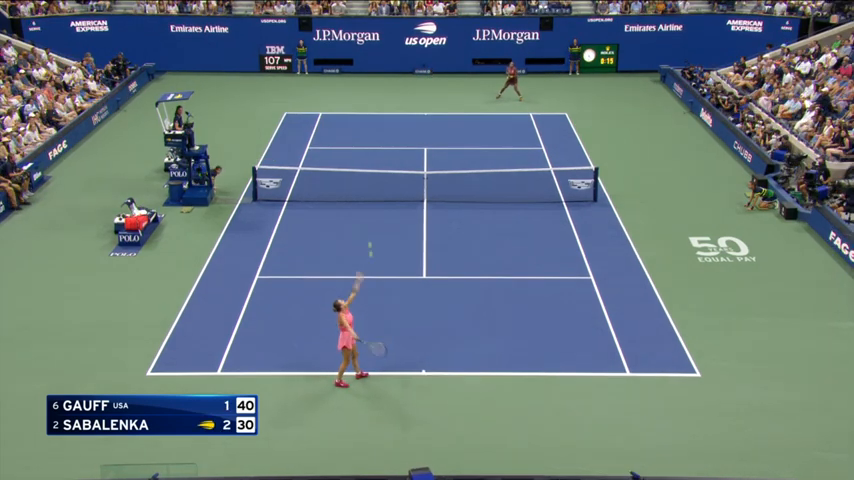
#> input picture frame 23 of data/tennis.mp4, 854 x 480 px
$ python tennis_analysis.py
#> lines starting #> are read from the running program, lines starting #| are printed output that depends on the picture; after the words box and inside, x2 and y2 are one past the last pixel; in counts of white or black regions, pixels touching at a corner belong together
import cv2
import numpy as np
import time
import math

VIDEO_PATH = "data/tennis.mp4"
VIDEO_WIDTH = 1280
VIDEO_HEIGHT = 720
VIDEO_FPS = 60

BLUE_COURT_HSV_LOWER = np.array([90, 20, 20])
BLUE_COURT_HSV_UPPER = np.array([140, 255, 255])
COURT_LINE_MIN_LENGTH = 50
COURT_LINE_MAX_GAP = 10
CANNY_THRESH_LOW = 50
CANNY_THRESH_HIGH = 150

SOURCE_POINTS = np.array([[419, 219], [863, 222], [1035, 575], [241, 570]], dtype=np.float32)

PLAYER_MIN_AREA = 800
PLAYER_MAX_AREA = 20000
PLAYER_MIN_ASPECT_RATIO = 1.2
PLAYER_MAX_ASPECT_RATIO = 4.5
PLAYER_MIN_SOLIDITY = 0.6
PLAYER_MIN_Y = 200
PLAYER_MAX_Y = 650
PLAYER_MIN_X = 100
PLAYER_MAX_X = 1180
MOG2_HISTORY = 500
MOG2_VAR_THRESHOLD = 16

BALL_HSV_LOWER = np.array([49, 31, 111])
BALL_HSV_UPPER = np.array([122, 127, 234])
BALL_MIN_AREA = 10
BALL_MAX_AREA = 300
BALL_MIN_CIRCULARITY = 0.4
BALL_MAX_SPEED = 150
BALL_SEARCH_WINDOW_MULTIPLIER = 1.5
BALL_MORPH_KERNEL_SIZE = 5

SKETCH_WIDTH = 400
SKETCH_HEIGHT = 600
COURT_SKETCH_COLOR = (180, 130, 70)

DESTINATION_POINTS = np.array([[100, 100], [300, 100], [300, 500], [100, 500]], dtype=np.float32)

SKETCH_LINES = [
    (DESTINATION_POINTS[0], DESTINATION_POINTS[1]),
    (DESTINATION_POINTS[1], DESTINATION_POINTS[2]),
    (DESTINATION_POINTS[2], DESTINATION_POINTS[3]),
    (DESTINATION_POINTS[3], DESTINATION_POINTS[0]),
    (np.array([DESTINATION_POINTS[0][0], DESTINATION_POINTS[0][1] + (DESTINATION_POINTS[3][1] - DESTINATION_POINTS[0][1]) * (1/3)], dtype=np.float32), np.array([DESTINATION_POINTS[1][0], DESTINATION_POINTS[1][1] + (DESTINATION_POINTS[2][1] - DESTINATION_POINTS[1][1]) * (1/3)], dtype=np.float32)),
    (np.array([DESTINATION_POINTS[0][0], DESTINATION_POINTS[0][1] + (DESTINATION_POINTS[3][1] - DESTINATION_POINTS[0][1]) * (2/3)], dtype=np.float32), np.array([DESTINATION_POINTS[1][0], DESTINATION_POINTS[1][1] + (DESTINATION_POINTS[2][1] - DESTINATION_POINTS[1][1]) * (2/3)], dtype=np.float32)),
    (np.array([DESTINATION_POINTS[0][0] + (DESTINATION_POINTS[1][0] - DESTINATION_POINTS[0][0]) / 2, DESTINATION_POINTS[0][1]], dtype=np.float32), np.array([DESTINATION_POINTS[3][0] + (DESTINATION_POINTS[2][0] - DESTINATION_POINTS[3][0]) / 2, DESTINATION_POINTS[3][1]], dtype=np.float32)),
    (np.array([DESTINATION_POINTS[0][0], DESTINATION_POINTS[0][1] + (DESTINATION_POINTS[3][1] - DESTINATION_POINTS[0][1]) / 2], dtype=np.float32), np.array([DESTINATION_POINTS[1][0], DESTINATION_POINTS[1][1] + (DESTINATION_POINTS[2][1] - DESTINATION_POINTS[1][1]) / 2], dtype=np.float32))
]

RALLY_END_FRAME_DIFF = 120
SHOT_CHANGE_DIRECTION_FRAME_DIFF = 30
NET_TO_BASELINE_METERS = 11.89
COURT_HALF_WIDTH_METERS = 8.23
COURT_ZONE_X_DIVISIONS = [100, 100 + (300-100)//3, 300 - (300-100)//3, 300]
COURT_ZONE_NAMES = ["Zone_1", "Zone_2", "Zone_3"]

class TennisAnalyzer:
    def __init__(self):
        self.cap = None
        self.out_main = None
        self.out_sketch = None
        self.bg_subtractor = cv2.createBackgroundSubtractorMOG2(history=MOG2_HISTORY, varThreshold=MOG2_VAR_THRESHOLD, detectShadows=False)
        self.homography_matrix = None
        self.kalman_filter = self.create_kalman_filter()
        self.last_ball_pos = None
        self.ball_positions = []
        self.player_trackers = []
        self.frame_count = 0
        self.rally_count = 0
        self.ball_direction_changes = 0
        self.ball_last_y_direction = None
        self.ball_last_detected_frame = 0
        self.zone_hits = {zone: 0 for zone in COURT_ZONE_NAMES}
        self.serve_speeds = []

    def create_kalman_filter(self):
        kalman = cv2.KalmanFilter(4, 2)
        kalman.measurementMatrix = np.array([[1, 0, 0, 0], [0, 1, 0, 0]], np.float32)
        kalman.transitionMatrix = np.array([[1, 0, 1, 0], [0, 1, 0, 1], [0, 0, 1, 0], [0, 0, 0, 1]], np.float32)
        kalman.processNoiseCov = 0.03 * np.eye(4, dtype=np.float32)
        kalman.measurementNoiseCov = 0.1 * np.eye(2, dtype=np.float32)
        kalman.errorCovPost = 0.1 * np.eye(4, dtype=np.float32)
        return kalman

    def detect_court_lines(self, frame):
        gray = cv2.cvtColor(frame, cv2.COLOR_BGR2GRAY)
        blurred = cv2.GaussianBlur(gray, (5, 5), 0)
        edges = cv2.Canny(blurred, CANNY_THRESH_LOW, CANNY_THRESH_HIGH)
        dilated = cv2.dilate(edges, np.ones((3, 3), np.uint8), iterations=1)

        lines = cv2.HoughLinesP(dilated, 1, np.pi/180, threshold=100, minLineLength=COURT_LINE_MIN_LENGTH, maxLineGap=COURT_LINE_MAX_GAP)

        if lines is not None and len(lines) > 4:
            try:
                self.homography_matrix = cv2.findHomography(SOURCE_POINTS, DESTINATION_POINTS)[0]
                return True
            except:
                return False
        return False

    def detect_players(self, frame):
        fg_mask = self.bg_subtractor.apply(frame)
        kernel = cv2.getStructuringElement(cv2.MORPH_ELLIPSE, (5, 5))
        fg_mask = cv2.morphologyEx(fg_mask, cv2.MORPH_OPEN, kernel)
        fg_mask = cv2.morphologyEx(fg_mask, cv2.MORPH_CLOSE, kernel)

        _, binary_image = cv2.threshold(fg_mask, 0, 255, cv2.THRESH_BINARY + cv2.THRESH_OTSU)
        kernel = np.ones((5, 5), np.uint8)
        binary_image = cv2.morphologyEx(binary_image, cv2.MORPH_CLOSE, kernel)

        _, labels, stats, _ = cv2.connectedComponentsWithStats(binary_image, connectivity=4)

        valid_players = []
        for i in range(1, len(stats)):
            x, y, w, h, area = stats[i]

            if area < PLAYER_MIN_AREA or area > PLAYER_MAX_AREA:
                continue

            if x < PLAYER_MIN_X or x + w > PLAYER_MAX_X or y < PLAYER_MIN_Y or y + h > PLAYER_MAX_Y:
                continue

            aspect_ratio = h / w if w > 0 else 0
            if aspect_ratio < PLAYER_MIN_ASPECT_RATIO or aspect_ratio > PLAYER_MAX_ASPECT_RATIO:
                continue

            w = max(w, 25)
            h = max(h, 40)
            valid_players.append((x, y, w, h, area))

        valid_players.sort(key=lambda x: x[4], reverse=True)

        final_players = []
        for i, player in enumerate(valid_players[:2]):
            if i == 1 and len(final_players) > 0:
                x1, y1, w1, h1 = final_players[0][:4]
                x2, y2, w2, h2 = player[:4]
                dist = np.sqrt(((x1+w1//2) - (x2+w2//2))**2 + ((y1+h1//2) - (y2+h2//2))**2)
                if dist < 150:
                    continue
            final_players.append(player)

        return final_players[:2]

    def detect_ball(self, frame, search_window=None):
        hsv = cv2.cvtColor(frame, cv2.COLOR_BGR2HSV)
        mask = cv2.inRange(hsv, BALL_HSV_LOWER, BALL_HSV_UPPER)

        if search_window:
            window_mask = np.zeros_like(mask)
            x, y, w, h = search_window
            window_mask[y:y+h, x:x+w] = 255
            mask = cv2.bitwise_and(mask, window_mask)

        kernel = np.ones((BALL_MORPH_KERNEL_SIZE, BALL_MORPH_KERNEL_SIZE), np.uint8)
        mask = cv2.morphologyEx(mask, cv2.MORPH_OPEN, kernel)

        contours, _ = cv2.findContours(mask, cv2.RETR_EXTERNAL, cv2.CHAIN_APPROX_SIMPLE)

        best_ball = None
        best_score = 0

        for contour in contours:
            area = cv2.contourArea(contour)
            if area < BALL_MIN_AREA or area > BALL_MAX_AREA:
                continue

            perimeter = cv2.arcLength(contour, True)
            if perimeter == 0:
                continue

            circularity = 4 * np.pi * area / (perimeter * perimeter)
            if circularity < BALL_MIN_CIRCULARITY:
                continue

            x, y, w, h = cv2.boundingRect(contour)
            center_x, center_y = x + w//2, y + h//2

            if self.last_ball_pos:
                distance = np.sqrt((center_x - self.last_ball_pos[0])**2 + (center_y - self.last_ball_pos[1])**2)
                if distance > BALL_MAX_SPEED:
                    continue

            score = circularity * area
            if score > best_score:
                best_score = score
                best_ball = (center_x, center_y)

        return best_ball

    def track_ball(self, frame):
        search_window = None
        if self.last_ball_pos:
            x, y = self.last_ball_pos
            window_size = int(BALL_MAX_SPEED * BALL_SEARCH_WINDOW_MULTIPLIER)
            search_window = (max(0, x - window_size//2), max(0, y - window_size//2),
                           min(VIDEO_WIDTH, window_size), min(VIDEO_HEIGHT, window_size))

        ball_pos = self.detect_ball(frame, search_window)

        if not ball_pos and self.last_ball_pos:
            ball_pos = self.detect_ball(frame)

        if ball_pos:
            self.kalman_filter.correct(np.array([[np.float32(ball_pos[0])], [np.float32(ball_pos[1])]]))
            self.last_ball_pos = ball_pos
            self.ball_last_detected_frame = self.frame_count
            self.ball_positions.append((ball_pos, self.frame_count))

            if len(self.ball_positions) >= 2:
                curr_y = ball_pos[1]
                prev_y = self.ball_positions[-2][0][1]
                curr_direction = 1 if curr_y > prev_y else -1

                if self.ball_last_y_direction is not None and curr_direction != self.ball_last_y_direction:
                    if self.frame_count - self.ball_positions[-2][1] >= SHOT_CHANGE_DIRECTION_FRAME_DIFF:
                        self.ball_direction_changes += 1

                self.ball_last_y_direction = curr_direction
        else:
            prediction = self.kalman_filter.predict()
            predicted_pos = (int(prediction[0, 0]), int(prediction[1, 0]))
            if (0 <= predicted_pos[0] < VIDEO_WIDTH and 0 <= predicted_pos[1] < VIDEO_HEIGHT):
                ball_pos = predicted_pos

        if self.frame_count - self.ball_last_detected_frame > RALLY_END_FRAME_DIFF:
            self.rally_count += 1
            self.ball_last_detected_frame = self.frame_count

        return ball_pos

    def map_to_bird_view(self, point):
        if self.homography_matrix is not None:
            try:
                point_array = np.array([[[point[0], point[1]]]], dtype=np.float32)
                transformed = cv2.perspectiveTransform(point_array, self.homography_matrix)
                return (int(transformed[0][0][0]), int(transformed[0][0][1]))
            except:
                pass
        return None

    def analyze_zone_hit(self, bird_point):
        if bird_point:
            x = bird_point[0]
            for i, zone_x in enumerate(COURT_ZONE_X_DIVISIONS[:-1]):
                if zone_x <= x < COURT_ZONE_X_DIVISIONS[i+1]:
                    zone_name = COURT_ZONE_NAMES[min(i, len(COURT_ZONE_NAMES)-1)]
                    self.zone_hits[zone_name] += 1
                    break

    def create_sketch_frame(self, players, ball_pos):
        sketch = np.full((SKETCH_HEIGHT, SKETCH_WIDTH, 3), COURT_SKETCH_COLOR, dtype=np.uint8)

        for line in SKETCH_LINES:
            start_pt = tuple(map(int, line[0]))
            end_pt = tuple(map(int, line[1]))
            cv2.line(sketch, start_pt, end_pt, (255, 255, 255), 2)

        for i, player in enumerate(players):
            bird_point = self.map_to_bird_view((player[0] + player[2]//2, player[1] + player[3]//2))
            if bird_point:
                color = (0, 0, 255) if i == 0 else (255, 0, 0)
                cv2.circle(sketch, bird_point, 8, color, -1)
                cv2.putText(sketch, f'P{i+1}', (bird_point[0]-10, bird_point[1]-15), cv2.FONT_HERSHEY_SIMPLEX, 0.5, color, 1)

        if ball_pos:
            bird_ball = self.map_to_bird_view(ball_pos)
            if bird_ball:
                cv2.circle(sketch, bird_ball, 5, (0, 255, 255), -1)
                cv2.putText(sketch, 'Ball', (bird_ball[0]-15, bird_ball[1]-10), cv2.FONT_HERSHEY_SIMPLEX, 0.4, (0, 255, 255), 1)
                self.analyze_zone_hit(bird_ball)

        return sketch

    def process_frame(self, frame):
        players = self.detect_players(frame)
        ball_pos = self.track_ball(frame)

        if self.frame_count % 30 == 0:
            court_detected = self.detect_court_lines(frame)
        else:
            court_detected = self.homography_matrix is not None

        status = "Detected" if len(players) == 2 and ball_pos and court_detected else "INVALID VIEW"

        output_frame = frame.copy()

        for i, player in enumerate(players):
            x, y, w, h = player[:4]
            color = (0, 0, 255) if i == 0 else (255, 0, 0)
            cv2.rectangle(output_frame, (x, y), (x+w, y+h), color, 2)
            cv2.putText(output_frame, f'P{i+1}', (x, y-10), cv2.FONT_HERSHEY_SIMPLEX, 0.7, color, 2)

        if ball_pos:
            cv2.circle(output_frame, ball_pos, 8, (0, 255, 255), -1)
            cv2.putText(output_frame, 'Ball', (ball_pos[0]-20, ball_pos[1]-15), cv2.FONT_HERSHEY_SIMPLEX, 0.6, (0, 255, 255), 2)

        cv2.putText(output_frame, f'Frame: {self.frame_count}', (10, 30), cv2.FONT_HERSHEY_SIMPLEX, 0.7, (255, 255, 255), 2)
        cv2.putText(output_frame, status, (10, 60), cv2.FONT_HERSHEY_SIMPLEX, 0.7, (0, 255, 0) if status == "Detected" else (0, 0, 255), 2)

        sketch_frame = self.create_sketch_frame(players, ball_pos)

        return output_frame, sketch_frame, len(players) == 2 and ball_pos is not None

    # [14 lines left out: function get_user_confirmation, not called in this run]

    def run(self):
        try:
            self.cap = cv2.VideoCapture(VIDEO_PATH)
            if not self.cap.isOpened():
                print(f"Video dosyası açılamadı: {VIDEO_PATH}")
                return

            fps = int(self.cap.get(cv2.CAP_PROP_FPS))
            width = int(self.cap.get(cv2.CAP_PROP_FRAME_WIDTH))
            height = int(self.cap.get(cv2.CAP_PROP_FRAME_HEIGHT))

            fourcc = cv2.VideoWriter_fourcc(*'mp4v')
            self.out_main = cv2.VideoWriter('output.mp4', fourcc, fps, (width, height))
            self.out_sketch = cv2.VideoWriter('sketch_output.mp4', fourcc, fps, (SKETCH_WIDTH, SKETCH_HEIGHT))

            successful_frames = []
            while len(successful_frames) < 2:
                ret, frame = self.cap.read()
#> frame is the input picture: shape (480, 854, 3); mean B, G, R 125.1, 120.6, 102.9
                if not ret:
                    print("Video okunurken hata oluştu!")
                    return

                output_frame, sketch_frame, success = self.process_frame(frame)
#> in detect_players, `_, labels, stats, _ = cv2.connectedComponentsWithStats(binary_image, c..`: stats = [[-1, 2147483647, 0, 0, 0], [0, 0, 854, 480, 409920]]
#> the loop in detect_players, `for i in range(1, len(stats)):` made 1 pass
#> after the loop in detect_players, `for i in range(1, len(stats)):`: valid_players = []
#> in detect_ball, `mask = cv2.inRange(hsv, BALL_HSV_LOWER, BALL_HSV_UPPER)`:
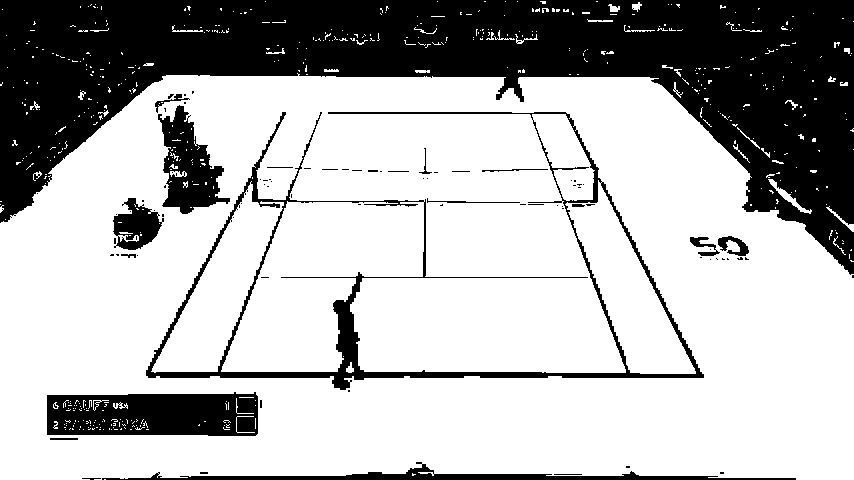
#> mask: shape (480, 854); 69.9% white; 86 black regions (66 under 20 px), largest, box (x1, y1, x2, y2) and area: (0, 0, 854, 275) 95491, (146, 112, 704, 390) 10090, (47, 392, 258, 436) 8074
#> in detect_ball, `mask = cv2.morphologyEx(mask, cv2.MORPH_OPEN, kernel)`:
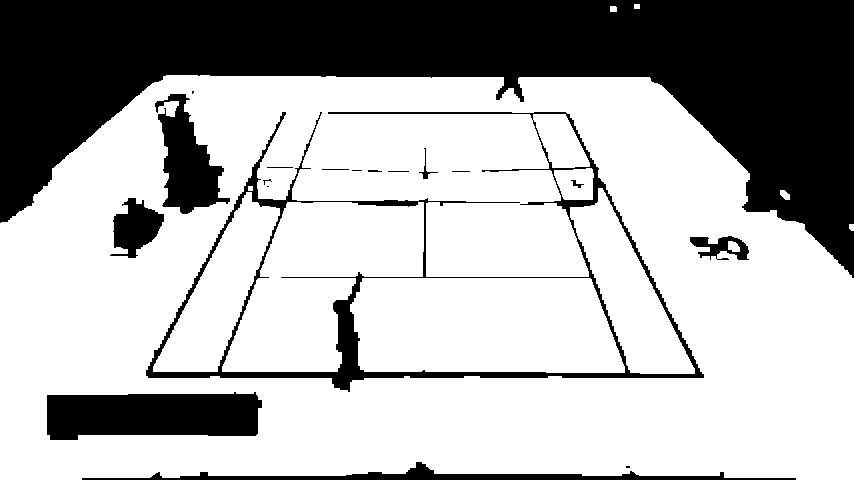
#> mask: shape (480, 854); 68.5% white; 19 black regions (6 under 20 px)
#> in detect_ball, `contours, _ = cv2.findContours(mask, cv2.RETR_EXTERNAL, cv2.CHAIN_APPR..`: contours = 5 contours; box (x1, y1, x2, y2) and area: (0, 75, 854, 480) 306738, (780, 190, 790, 200) 56, (610, 6, 617, 12) 30, (849, 224, 854, 231) 22, (634, 4, 640, 9) 20
#> the loop in detect_ball, `for contour in contours:` made 5 passes
#> (area, perimeter, circularity, x, y, w, h, center_x) on passes 1 to 2: (22, 18.83, 0.78, 849, 224, 5, 7, 851), (56.5, 30.73, 0.752, 780, 190, 10, 10, 785)
#> after the loop in detect_ball, `for contour in contours:`: best_score = 42.49
#> in track_ball, `ball_pos = self.detect_ball(frame, search_window)`: ball_pos = (785, 195)
#> in detect_court_lines, `gray = cv2.cvtColor(frame, cv2.COLOR_BGR2GRAY)`:
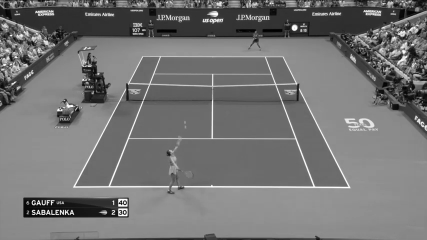
#> gray: shape (480, 854) (shown at 1/2 size); min 0, max 255, mean 115.8
#> in detect_court_lines, `edges = cv2.Canny(blurred, CANNY_THRESH_LOW, CANNY_THRESH_HIGH)`:
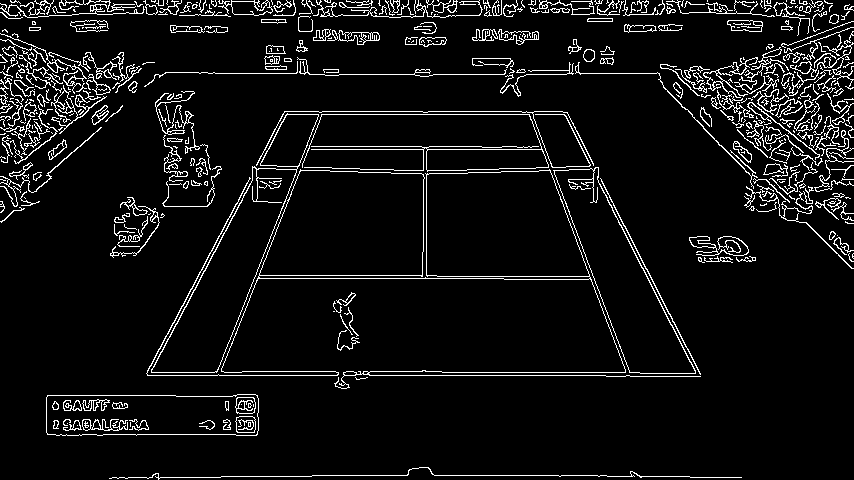
#> edges: shape (480, 854); 6.8% white in thin lines or dots
#> in detect_court_lines, `dilated = cv2.dilate(edges, np.ones((3, 3), np.uint8), iterations=1)`:
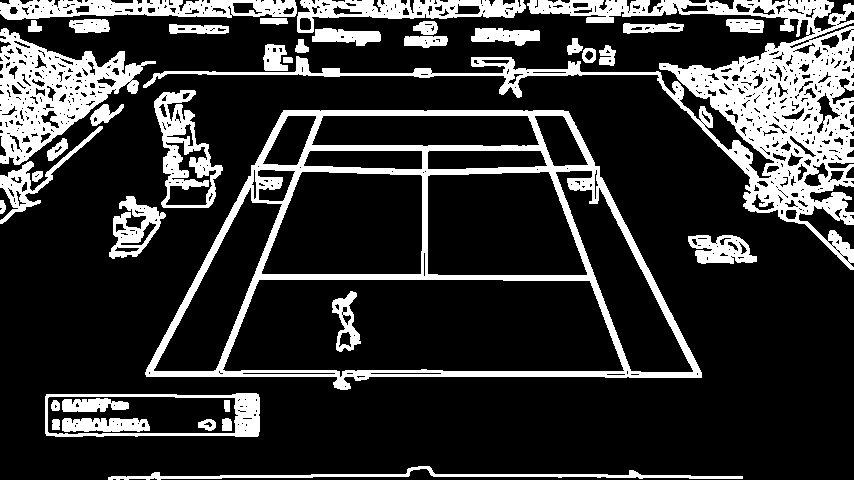
#> dilated: shape (480, 854); 20.3% white; 39 white regions, largest, box (x1, y1, x2, y2) and area: (143, 0, 854, 270) 26204, (145, 110, 702, 390) 19760, (0, 28, 156, 165) 8712
#> in detect_court_lines, `lines = cv2.HoughLinesP(dilated, 1, np.pi/180, threshold=100, minLineL..`: lines = 439 rows, first 6: [570, 14, 689, 14], [154, 73, 660, 73], [9, 0, 114, 2], [89, 8, 233, 8], [588, 5, 721, 3], [146, 376, 701, 376]
#> in process_frame, `court_detected = self.detect_court_lines(frame)`: court_detected = True
#> in process_frame, `status = "Detected" if len(players) == 2 and ball_pos and court_detect..`: status = 'INVALID VIEW'
#> in process_frame, `cv2.putText(output_frame, status, (10, 60), cv2.FONT_HERSHEY_SIMPLEX, ..`:
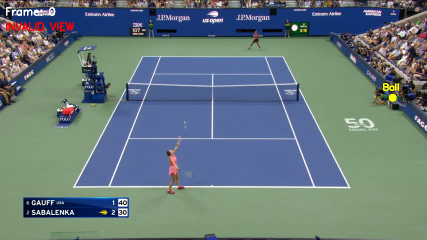
#> output_frame: shape (480, 854, 3) (shown at 1/2 size); mean B, G, R 124.9, 120.9, 104
#> after the loop in create_sketch_frame, `for line in SKETCH_LINES:`:
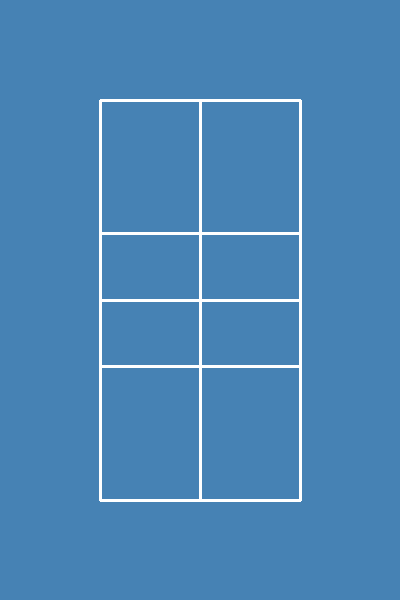
#> sketch: shape (600, 400, 3); mean of channels 0, 1, 2 182, 133.4, 75; drawn as B, G, R
#> in map_to_bird_view, `point_array = np.array([[[point[0], point[1]]]], dtype=np.float32)`: point_array = [[785, 195]]
#> in map_to_bird_view, `transformed = cv2.perspectiveTransform(point_array, self.homography_ma..`: transformed = [[268.8, 42.81]]
#> in create_sketch_frame, `bird_ball = self.map_to_bird_view(ball_pos)`: bird_ball = (268, 42)
#> in analyze_zone_hit, `x = bird_point[0]`: x = 268
#> after the loop in analyze_zone_hit, `for i, zone_x in enumerate(COURT_ZONE_X_DIVISIONS[:-1]):`: self.zone_hits = {'Zone_1': 0, 'Zone_2': 0, 'Zone_3': 1}
#> success = False
                self.frame_count += 1

                if success:
                    successful_frames.append((output_frame, sketch_frame))

            if not self.get_user_confirmation(successful_frames[0][0], successful_frames[0][1],
                                            successful_frames[1][0], successful_frames[1][1]):
                print("Kullanıcı tarafından iptal edildi.")
                return

            self.cap.set(cv2.CAP_PROP_POS_FRAMES, 0)
            self.frame_count = 0

            print("\nVideo işleme başlatılıyor...")
            start_time = time.time()

            while True:
                ret, frame = self.cap.read()
                if not ret:
                    break

                output_frame, sketch_frame, _ = self.process_frame(frame)

                self.out_main.write(output_frame)
                self.out_sketch.write(sketch_frame)

                self.frame_count += 1

                if self.frame_count % 100 == 0:
                    elapsed = time.time() - start_time
                    print(f"İşlenen kare: {self.frame_count}, Geçen süre: {elapsed:.1f}s")

            print("\n=== OYUN İSTATİSTİKLERİ ===")
            print(f"Toplam Ralli Sayısı: {self.rally_count}")
            print(f"Top Yönü Değişimi: {self.ball_direction_changes}")
            print(f"İşlenen Toplam Kare: {self.frame_count}")

            print("\nKort Bölgesi Hedefleme:")
            for zone, hits in self.zone_hits.items():
                print(f"  {zone}: {hits} vuruş")

            print(f"\nVideo işleme tamamlandı! Çıktı dosyaları: output.mp4, sketch_output.mp4")

        except Exception as e:
            print(f"Hata oluştu: {e}")
        finally:
            if self.cap:
                self.cap.release()
            if self.out_main:
                self.out_main.release()
            if self.out_sketch:
                self.out_sketch.release()
            cv2.destroyAllWindows()

if __name__ == "__main__":
    analyzer = TennisAnalyzer()
    analyzer.run()
